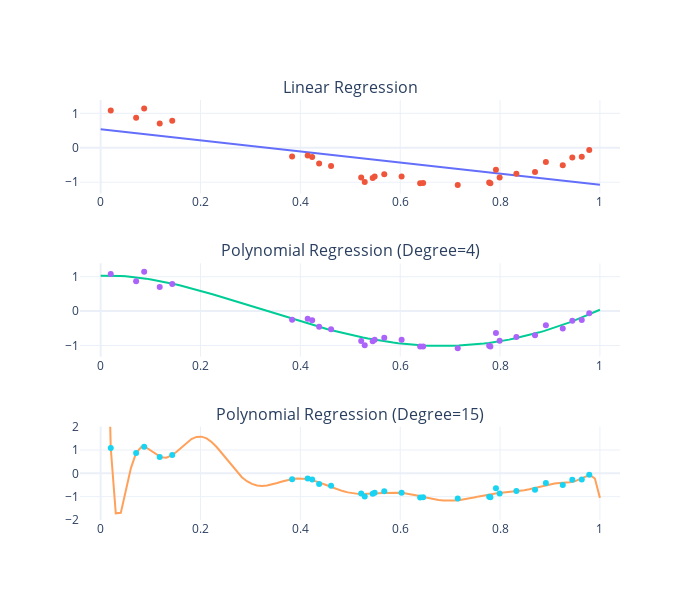

Notebook source saved alongside this figure:
### Code cell
fig = make_subplots(rows=3, cols=1, subplot_titles=("Linear Regression",
                                                    "Polynomial Regression (Degree=4)",
                                                    "Polynomial Regression (Degree=15)"))

X_test = np.linspace(0, 1, 100)
ideal_output = true_fun(X_test)
for i in range(len(degrees)):
    polynomial_features = PolynomialFeatures(degree=degrees[i], include_bias=False)
    linear_regression = LinearRegression()
    pipeline = Pipeline(
        [
            ("polynomial_features", polynomial_features),
            ("linear_regression", linear_regression),
        ]
    )
    pipeline.fit(X[:, np.newaxis], y)
    model_output = pipeline.predict(X_test[:, np.newaxis])
    fig.add_trace(
        go.Scatter(
            x=X_test,
            y=model_output,
            name="Linear Regression" if degrees[i]==1 else f"Polynomial Regression (Degree={degrees[i]})",
            mode="lines"
        ), row=i+1, col=1)
    fig.add_trace(
        go.Scatter(
            x=X,
            y=y,
            name="Samples",
            mode="markers"
        ), row=i+1, col=1)
fig.update_layout(
    # yaxis_range=[-2,2],
    autosize=False,
    width=700,
    height=600,
    showlegend=False
)
fig.update_yaxes(range=[-2, 2], row=3, col=1)
fig.write_image("imgs/chapter_05/under_vs_over_fitting.png")
fig.show()
